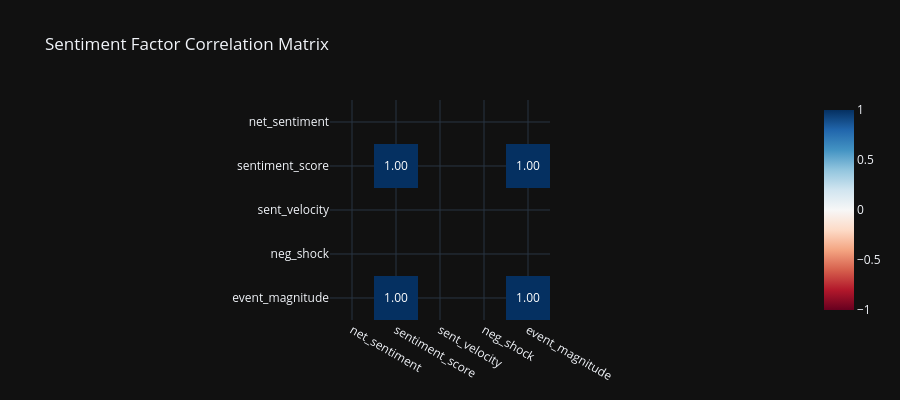

Write notebook code for a chart like this one.
### Markdown cell above
## 5. Sentiment Factor Correlation Analysis

### Code cell
if not gold_df.empty:
    factor_cols = ['net_sentiment', 'sentiment_score', 'sent_velocity', 'neg_shock', 'event_magnitude']
    available = [c for c in factor_cols if c in gold_df.columns]
    if available:
        corr = gold_df[available].corr()
        fig = px.imshow(
            corr,
            title='Sentiment Factor Correlation Matrix',
            color_continuous_scale='RdBu',
            zmin=-1, zmax=1,
            text_auto='.2f',
        )
        fig.update_layout(height=400)
        fig.show()
    else:
        print('Factor columns not found in gold data.')

con.close()

### Figure 1 — Plotly figure (JSON) as saved in the notebook; plotly's stock layout.template omitted (floating-point values rounded to 4 significant figures)
{"data": [{"coloraxis": "coloraxis", "name": "0", "texttemplate": "%{z:.2f}", "x": ["net_sentiment", "sentiment_score", "sent_velocity", "neg_shock", "event_magnitude"], "y": ["net_sentiment", "sentiment_score", "sent_velocity", "neg_shock", "event_magnitude"], "z": [[NaN, NaN, NaN, NaN, NaN], [NaN, 1.0, NaN, NaN, 1.0], [NaN, NaN, NaN, NaN, NaN], [NaN, NaN, NaN, NaN, NaN], [NaN, 1.0, NaN, NaN, 1.0]], "type": "heatmap", "xaxis": "x", "yaxis": "y", "hovertemplate": "x: %{x}<br>y: %{y}<br>color: %{z}<extra></extra>"}], "layout": {"xaxis": {"anchor": "y", "domain": [0.0, 1.0], "scaleanchor": "y", "constrain": "domain"}, "yaxis": {"anchor": "x", "domain": [0.0, 1.0], "autorange": "reversed", "constrain": "domain"}, "coloraxis": {"colorscale": [[0.0, "rgb(103,0,31)"], [0.1, "rgb(178,24,43)"], [0.2, "rgb(214,96,77)"], [0.3, "rgb(244,165,130)"], [0.4, "rgb(253,219,199)"], [0.5, "rgb(247,247,247)"], [0.6, "rgb(209,229,240)"], [0.7, "rgb(146,197,222)"], [0.8, "rgb(67,147,195)"], [0.9, "rgb(33,102,172)"], [1.0, "rgb(5,48,97)"]], "cmin": -1, "cmax": 1}, "title": {"text": "Sentiment Factor Correlation Matrix"}, "height": 400}}
